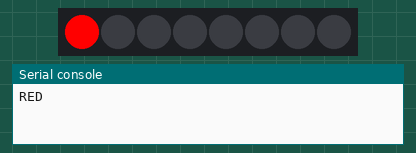
This program was run on a simulated Raspberry Pi Pico running MicroPython. On the bench: 8 RGB LEDs in strip order, left to right, the last lines printed to the serial console.

Above: at 0.1 s.
At 4.1 s:
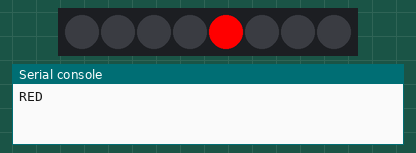
At 9.1 s:
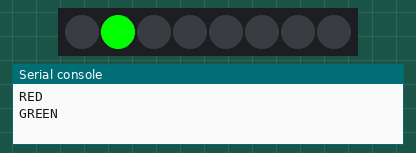
At 19.1 s:
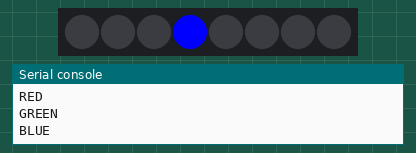
At 28.1 s:
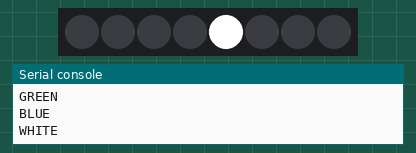
At 38.1 s:
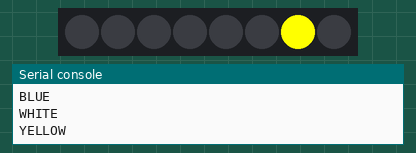
Timing chart, 0 to 40.0 s (numbered marks = the images above):
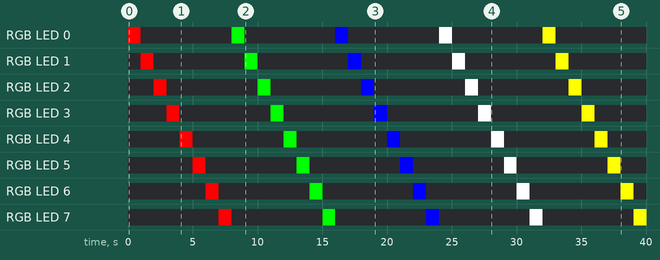

The program:

pixel_test.py
```python
"""Cycle through primary colors, lighting each of 8 LEDs in turn."""
import time
from pixels import Pixels, BLACK, RED, GREEN, BLUE, WHITE, YELLOW, CYAN, MAGENTA

px = Pixels(28)
N = 8

for color_name, color in [("RED", RED), ("GREEN", GREEN), ("BLUE", BLUE),
                           ("WHITE", WHITE), ("YELLOW", YELLOW),
                           ("CYAN", CYAN), ("MAGENTA", MAGENTA)]:
    print(color_name)
    for i in range(N):
        buf = [BLACK] * N
        buf[i] = color
        px.show(buf)
        time.sleep_ms(1000)

px.show([BLACK] * N)
print("Done.")
```

pixels.py
```python
"""WS2812B pixel driver using PIO.

Drives a WS2812B LED strip directly via a PIO state machine. No
dependency on MicroPython's built-in neopixel module.

THe sm is nortmally disabled, and we fill the fifo with it disabled to make
sure we do not get interrupted in the middle of a string which would reset
the stream.

Usage:
    from pixels import *
    px = Pixels(28)                          # GP28, state machine 0
    px.show([RED, GREEN, BLUE, BLACK, BLACK]) # 5 pixels
    px.show([rgb(255, 128, 0)] * 5)          # all orange

    sp = StatusPixels(28, 5)                 # 5-pixel status strip
    sp.set(0, GREEN)                         # set pixel 0 to green
    sp.set(2, RED)                           # set pixel 2 to red
    sp.clear()                               # all off
"""
import time
import rp2
import machine

import _thread


@rp2.asm_pio(sideset_init=rp2.PIO.OUT_LOW, out_shiftdir=rp2.PIO.SHIFT_LEFT,
             autopull=True, pull_thresh=24, fifo_join=rp2.PIO.JOIN_TX)
def _ws2812():
    wrap_target()
    label("bitloop")
    out(x, 1)               .side(0) [2]
    jmp(not_x, "do_zero")   .side(1) [1]
    jmp("bitloop")           .side(1) [4]
    label("do_zero")
    nop()                    .side(0) [4]
    wrap()


def rgb(r, g, b):
    """Pack 8-bit RGB into a 32-bit GRB word for WS2812B."""
    return (g << 16) | (r << 8) | b


# 16 common saturated colors
BLACK   = rgb(0, 0, 0)
RED     = rgb(255, 0, 0)
GREEN   = rgb(0, 255, 0)
BLUE    = rgb(0, 0, 255)
CYAN    = rgb(0, 255, 255)
MAGENTA = rgb(255, 0, 255)
YELLOW  = rgb(255, 255, 0)
WHITE   = rgb(255, 255, 255)
ORANGE  = rgb(255, 128, 0)
PURPLE  = rgb(128, 0, 255)
PINK    = rgb(255, 0, 128)
LIME    = rgb(128, 255, 0)
AQUA    = rgb(0, 128, 255)
NAVY    = rgb(0, 0, 128)
MAROON  = rgb(128, 0, 0)
OLIVE   = rgb(128, 128, 0)

LT_WHITE  = rgb(64, 64, 64)
LT_RED    = rgb(64, 0, 0)
LT_GREEN  = rgb(0, 64, 0)
LT_BLUE   = rgb(0, 0, 64)
LT_YELLOW = rgb(40, 16, 0)


class Pixels:
    FIFO_DEPTH = 8  # TX + RX joined = 8 entries

    def __init__(self, pin, sm_id=0):
        """Initialize PIO state machine for WS2812B on the given GPIO pin.

        pin: GPIO number for the data line
        sm_id: PIO state machine index (0-11 on RP2350)
        """
        self._sm = rp2.StateMachine(sm_id, _ws2812,
            freq=8_000_000, sideset_base=machine.Pin(pin))

        # make sure we can call from both threads without garbling display
        self.lock = _thread.allocate_lock()

    def show(self, words):
        """Write pixel data to the WS2812B LED strip.

        Transmits GRB color values to the PIO state machine for the addressable LED strip.

        words: list/tuple of 32-bit GRB values (one per pixel), as returned by
               rgb() or the color constants. Top 8 bits are ignored.

        The second argument (8) to _sm.put() specifies the number of bits to shift out.
        The 1ms sleep allows PIO to finish transmitting and provides the 50µs reset gap
        required by WS2812B protocol to latch the new colors.

        Thread-safe via lock acquisition.
        """
        self.lock.acquire()
        # print("%d core%d pixel locked" % (time.ticks_ms(), machine.mem32[0xD0000000]))
        try:
            for w in words:
                self._sm.put(w, 8)
            self._sm.active(1)
            while self._sm.tx_fifo() > 0:
                time.sleep_ms(1)                # breath
            time.sleep_ms(1)                       # let new pixels latch
            self._sm.active(0)
        finally:
            self.lock.release()
            # print("%d core%d pixel released" % (time.ticks_ms(), machine.mem32[0xD0000000]))


class StatusPixels:
    """Buffered pixel strip that remembers state between updates.

    Each call to set() updates one pixel and refreshes the whole strip.
    """

    def __init__(self, pin, sm_id=0):
        self._px = Pixels(pin, sm_id)
        self._buf = [BLACK] * Pixels.FIFO_DEPTH

    def set(self, index, color):
        """Set one pixel and refresh the strip."""
        self._buf[index] = color
        self._px.show(self._buf)


# FG: set RED done
# BG: set BLUE
# Filled fifo
# SM active
# fifo empty
# BG: set BLUE done
# FG: set GREEN
# Filled fifo
# SM active
# fifo empty
# FG: set GREEN done
# FG: set REDBG: set YELLOW
```

Measured:
- by itself, RGB LED 7: off → RGB(255, 0, 0) at 7.0 s, → off 1.0 s later, → RGB(0, 255, 0) 7.0 s later, → off 1.0 s later, … (9 changes in this stretch)
- by itself, RGB LED 1: off → RGB(255, 0, 0) at 1.0 s, → off 1.0 s later, → RGB(0, 255, 0) 7.0 s later, → off 1.0 s later, … (10 changes in this stretch)
- what the display in image 0 shows lasts 1.0 s, from 0.0 s to 1.0 s
